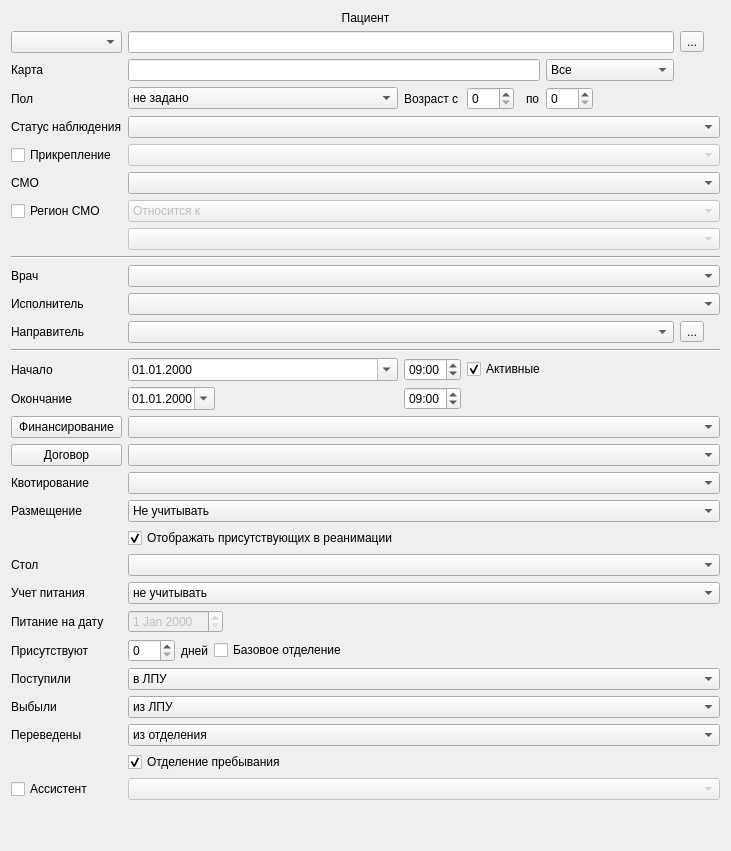
               <widget class="QWidget" name="tabFilterAllParams">
                <attribute name="title">
                 <string>Общие параметры</string>
                </attribute>
                <layout class="QGridLayout" name="gridLayout_20">
                 <item row="19" column="2" colspan="7">
                  <widget class="CQuotaComboBox" name="cmbQuotingType"/>
                 </item>
                 <item row="18" column="0" colspan="2">
                  <widget class="QPushButton" name="btnContract">
                   <property name="text">
                    <string>Договор</string>
                   </property>
                  </widget>
                 </item>
                 <item row="22" column="2" colspan="7">
                  <widget class="CRBComboBox" name="cmbFilterDiet"/>
                 </item>
                 <item row="19" column="0" colspan="2">
                  <widget class="QLabel" name="label_3">
                   <property name="text">
                    <string>Квотирование</string>
                   </property>
                  </widget>
                 </item>
                 <item row="20" column="2" colspan="7">
                  <widget class="QComboBox" name="cmbLocationClient">
                   <item>
                    <property name="text">
                     <string>Не учитывать</string>
                    </property>
                   </item>
                   <item>
                    <property name="text">
                     <string>Да</string>
                    </property>
                   </item>
                   <item>
                    <property name="text">
                     <string>Нет</string>
                    </property>
                   </item>
                  </widget>
                 </item>
                 <item row="10" column="0" colspan="9">
                  <widget class="Line" name="line">
                   <property name="orientation">
                    <enum>Qt::Horizontal</enum>
                   </property>
                  </widget>
                 </item>
                 <item row="33" column="2" colspan="7">
                  <widget class="QCheckBox" name="chkStayOrgStructure">
                   <property name="text">
                    <string>Отделение пребывания</string>
                   </property>
                   <property name="checked">
                    <bool>true</bool>
                   </property>
                  </widget>
                 </item>
                 <item row="8" column="2" colspan="7">
                  <widget class="QComboBox" name="cmbFilterRegionTypeSMO">
                   <property name="enabled">
                    <bool>false</bool>
                   </property>
                   <item>
                    <property name="text">
                     <string>Относится к</string>
                    </property>
                   </item>
                   <item>
                    <property name="text">
                     <string>Все, кроме</string>
                    </property>
                   </item>
                  </widget>
                 </item>
                 <item row="6" column="0" colspan="2">
                  <widget class="QCheckBox" name="chkAttachType">
                   <property name="text">
                    <string>Прикрепление</string>
                   </property>
                  </widget>
                 </item>
                 <item row="15" column="2">
                  <widget class="CDateEdit" name="edtFilterBegDate">
                   <property name="sizePolicy">
                    <sizepolicy hsizetype="Minimum" vsizetype="Fixed">
                     <horstretch>0</horstretch>
                     <verstretch>0</verstretch>
                    </sizepolicy>
                   </property>
                   <property name="displayFormat">
                    <string>dd.MM.yyyy</string>
                   </property>
                   <property name="calendarPopup">
                    <bool>true</bool>
                   </property>
                  </widget>
                 </item>
                 <item row="12" column="2" colspan="7">
                  <widget class="CPersonComboBoxEx" name="cmbPersonExec"/>
                 </item>
                 <item row="16" column="2">
                  <widget class="CDateEdit" name="edtFilterEndDate">
                   <property name="sizePolicy">
                    <sizepolicy hsizetype="Maximum" vsizetype="Fixed">
                     <horstretch>0</horstretch>
                     <verstretch>0</verstretch>
                    </sizepolicy>
                   </property>
                   <property name="displayFormat">
                    <string>dd.MM.yyyy</string>
                   </property>
                   <property name="calendarPopup">
                    <bool>true</bool>
                   </property>
                  </widget>
                 </item>
                 <item row="11" column="0" colspan="2">
                  <widget class="QLabel" name="lblPerson">
                   <property name="text">
                    <string>Врач</string>
                   </property>
                  </widget>
                 </item>
                 <item row="34" column="2" colspan="7">
                  <widget class="CPersonComboBoxEx" name="cmbAssistant">
                   <property name="enabled">
                    <bool>false</bool>
                   </property>
                  </widget>
                 </item>
                 <item row="13" column="0" colspan="2">
                  <widget class="QLabel" name="lblRelegateOrg">
                   <property name="text">
                    <string>Направитель</string>
                   </property>
                  </widget>
                 </item>
                 <item row="12" column="0" colspan="2">
                  <widget class="QLabel" name="lblPersonExec">
                   <property name="text">
                    <string>Исполнитель</string>
                   </property>
                  </widget>
                 </item>
                 <item row="18" column="2" colspan="7">
                  <widget class="CARMSContractTreeFindComboBox" name="cmbContract"/>
                 </item>
                 <item row="11" column="2" colspan="7">
                  <widget class="CPersonComboBoxEx" name="cmbPerson">
                   <property name="sizePolicy">
                    <sizepolicy hsizetype="Preferred" vsizetype="Preferred">
                     <horstretch>0</horstretch>
                     <verstretch>0</verstretch>
                    </sizepolicy>
                   </property>
                  </widget>
                 </item>
                 <item row="3" column="2" colspan="5">
                  <widget class="QLineEdit" name="edtFilterEventId"/>
                 </item>
                 <item row="4" column="4">
                  <widget class="QSpinBox" name="spbAgeFor">
                   <property name="maximum">
                    <number>150</number>
                   </property>
                  </widget>
                 </item>
                 <item row="4" column="2">
                  <widget class="QComboBox" name="cmbSex">
                   <item>
                    <property name="text">
                     <string>не задано</string>
                    </property>
                   </item>
                   <item>
                    <property name="text">
                     <string>М</string>
                    </property>
                   </item>
                   <item>
                    <property name="text">
                     <string>Ж</string>
                    </property>
                   </item>
                  </widget>
                 </item>
                 <item row="4" column="3">
                  <widget class="QLabel" name="lblAgePresence">
                   <property name="text">
                    <string>Возраст с</string>
                   </property>
                  </widget>
                 </item>
                 <item row="4" column="8">
                  <spacer name="horizontalSpacer_7">
                   <property name="orientation">
                    <enum>Qt::Horizontal</enum>
                   </property>
                   <property name="sizeHint" stdset="0">
                    <size>
                     <width>40</width>
                     <height>20</height>
                    </size>
                   </property>
                  </spacer>
                 </item>
                 <item row="3" column="8">
                  <spacer name="horizontalSpacer_10">
                   <property name="orientation">
                    <enum>Qt::Horizontal</enum>
                   </property>
                   <property name="sizeHint" stdset="0">
                    <size>
                     <width>40</width>
                     <height>20</height>
                    </size>
                   </property>
                  </spacer>
                 </item>
                 <item row="1" column="2" colspan="6">
                  <widget class="QLineEdit" name="edtFilterClientId"/>
                 </item>
                 <item row="4" column="6">
                  <widget class="QLabel" name="label_2">
                   <property name="text">
                    <string>по</string>
                   </property>
                  </widget>
                 </item>
                 <item row="0" column="0" colspan="9">
                  <widget class="QLabel" name="lblClient">
                   <property name="text">
                    <string>Пациент</string>
                   </property>
                   <property name="alignment">
                    <set>Qt::AlignCenter</set>
                   </property>
                  </widget>
                 </item>
                 <item row="22" column="0" colspan="2">
                  <widget class="QLabel" name="lblDiet">
                   <property name="text">
                    <string>Стол</string>
                   </property>
                  </widget>
                 </item>
                 <item row="23" column="2" colspan="7">
                  <widget class="QComboBox" name="cmbFeed">
                   <item>
                    <property name="text">
                     <string>не учитывать</string>
                    </property>
                   </item>
                   <item>
                    <property name="text">
                     <string>не назначено</string>
                    </property>
                   </item>
                   <item>
                    <property name="text">
                     <string>назначено</string>
                    </property>
                   </item>
                   <item>
                    <property name="text">
                     <string>отказ от питания</string>
                    </property>
                   </item>
                   <item>
                    <property name="text">
                     <string>учитывать</string>
                    </property>
                   </item>
                  </widget>
                 </item>
                 <item row="20" column="0" colspan="2">
                  <widget class="QLabel" name="lblLocationClient">
                   <property name="text">
                    <string>Размещение</string>
                   </property>
                  </widget>
                 </item>
                 <item row="23" column="0" colspan="2">
                  <widget class="QLabel" name="lblFeed">
                   <property name="text">
                    <string>Учет питания</string>
                   </property>
                  </widget>
                 </item>
                 <item row="24" column="0" colspan="2">
                  <widget class="QLabel" name="lblDateFeed">
                   <property name="text">
                    <string>Питание на дату</string>
                   </property>
                  </widget>
                 </item>
                 <item row="24" column="2" colspan="7">
                  <layout class="QHBoxLayout" name="horizontalLayout_4">
                   <item>
                    <widget class="CDateEdit" name="edtDateFeed">
                     <property name="enabled">
                      <bool>false</bool>
                     </property>
                     <property name="minimumSize">
                      <size>
                       <width>0</width>
                       <height>0</height>
                      </size>
                     </property>
                    </widget>
                   </item>
                   <item>
                    <spacer name="horizontalSpacer_5">
                     <property name="orientation">
                      <enum>Qt::Horizontal</enum>
                     </property>
                     <property name="sizeHint" stdset="0">
                      <size>
                       <width>40</width>
                       <height>20</height>
                      </size>
                     </property>
                    </spacer>
                   </item>
                  </layout>
                 </item>
                 <item row="30" column="2" colspan="7">
                  <widget class="QComboBox" name="cmbReceived">
                   <item>
                    <property name="text">
                     <string>в ЛПУ</string>
                    </property>
                   </item>
                   <item>
                    <property name="text">
                     <string>в отделение</string>
                    </property>
                   </item>
                   <item>
                    <property name="text">
                     <string>в приемное отделение</string>
                    </property>
                   </item>
                   <item>
                    <property name="text">
                     <string>без движения</string>
                    </property>
                   </item>
                   <item>
                    <property name="text">
                     <string>в амбулаторию</string>
                    </property>
                   </item>
                   <item>
                    <property name="text">
                     <string>без уточнения</string>
                    </property>
                   </item>
                  </widget>
                 </item>
                 <item row="31" column="2" colspan="7">
                  <widget class="QComboBox" name="cmbLeaved">
                   <item>
                    <property name="text">
                     <string>из ЛПУ</string>
                    </property>
                   </item>
                   <item>
                    <property name="text">
                     <string>без выписки</string>
                    </property>
                   </item>
                   <item>
                    <property name="text">
                     <string>из отделений</string>
                    </property>
                   </item>
                   <item>
                    <property name="text">
                     <string>после госпитализации</string>
                    </property>
                   </item>
                   <item>
                    <property name="text">
                     <string>без госпитализации</string>
                    </property>
                   </item>
                  </widget>
                 </item>
                 <item row="27" column="2" colspan="7">
                  <layout class="QHBoxLayout" name="horizontalLayout_7">
                   <item>
                    <widget class="QSpinBox" name="edtPresenceDayValue">
                     <property name="maximum">
                      <number>999</number>
                     </property>
                    </widget>
                   </item>
                   <item>
                    <widget class="QLabel" name="lblDay">
                     <property name="text">
                      <string>дней</string>
                     </property>
                    </widget>
                   </item>
                   <item>
                    <widget class="QCheckBox" name="chkDefaultOrgStructure">
                     <property name="text">
                      <string>Базовое отделение</string>
                     </property>
                    </widget>
                   </item>
                   <item>
                    <spacer name="horizontalSpacer_2">
                     <property name="orientation">
                      <enum>Qt::Horizontal</enum>
                     </property>
                     <property name="sizeHint" stdset="0">
                      <size>
                       <width>40</width>
                       <height>20</height>
                      </size>
                     </property>
                    </spacer>
                   </item>
                  </layout>
                 </item>
                 <item row="27" column="0" colspan="2">
                  <widget class="QLabel" name="lblPresenceDay">
                   <property name="text">
                    <string>Присутствуют</string>
                   </property>
                  </widget>
                 </item>
                 <item row="31" column="0" colspan="2">
                  <widget class="QLabel" name="lblLeaved">
                   <property name="text">
                    <string>Выбыли</string>
                   </property>
                  </widget>
                 </item>
                 <item row="32" column="0" colspan="2">
                  <widget class="QLabel" name="lblTransfer">
                   <property name="text">
                    <string>Переведены</string>
                   </property>
                  </widget>
                 </item>
                 <item row="32" column="2" colspan="7">
                  <widget class="QComboBox" name="cmbTransfer">
                   <item>
                    <property name="text">
                     <string>из отделения</string>
                    </property>
                   </item>
                   <item>
                    <property name="text">
                     <string>в отделение</string>
                    </property>
                   </item>
                  </widget>
                 </item>
                 <item row="4" column="7">
                  <widget class="QSpinBox" name="spbAgeTo">
                   <property name="sizePolicy">
                    <sizepolicy hsizetype="Fixed" vsizetype="Fixed">
                     <horstretch>0</horstretch>
                     <verstretch>0</verstretch>
                    </sizepolicy>
                   </property>
                   <property name="minimum">
                    <number>0</number>
                   </property>
                   <property name="maximum">
                    <number>150</number>
                   </property>
                  </widget>
                 </item>
                 <item row="30" column="0" colspan="2">
                  <widget class="QLabel" name="lblReceived">
                   <property name="text">
                    <string>Поступили</string>
                   </property>
                  </widget>
                 </item>
                 <item row="4" column="0" colspan="2">
                  <widget class="QLabel" name="lblSexPresence">
                   <property name="text">
                    <string>Пол</string>
                   </property>
                  </widget>
                 </item>
                 <item row="1" column="8">
                  <widget class="QToolButton" name="btnFindClientInfo">
                   <property name="text">
                    <string>...</string>
                   </property>
                  </widget>
                 </item>
                 <item row="7" column="0" colspan="2">
                  <widget class="QLabel" name="lblPerson_2">
                   <property name="text">
                    <string>СМО</string>
                   </property>
                  </widget>
                 </item>
                 <item row="5" column="0" colspan="2">
                  <widget class="QLabel" name="lblStatusObservation">
                   <property name="text">
                    <string>Статус наблюдения</string>
                   </property>
                  </widget>
                 </item>
                 <item row="8" column="0" colspan="2">
                  <widget class="QCheckBox" name="chkFilterRegionSMO">
                   <property name="text">
                    <string>Регион СМО</string>
                   </property>
                  </widget>
                 </item>
                 <item row="1" column="0" colspan="2">
                  <widget class="CRBComboBox" name="cmbFilterAccountingSystem"/>
                 </item>
                 <item row="3" column="0" colspan="2">
                  <widget class="QLabel" name="lblFilterEventId">
                   <property name="text">
                    <string>Карта</string>
                   </property>
                  </widget>
                 </item>
                 <item row="16" column="4" colspan="5">
                  <spacer name="horizontalSpacer_4">
                   <property name="orientation">
                    <enum>Qt::Horizontal</enum>
                   </property>
                   <property name="sizeHint" stdset="0">
                    <size>
                     <width>100</width>
                     <height>21</height>
                    </size>
                   </property>
                  </spacer>
                 </item>
                 <item row="16" column="3">
                  <widget class="QTimeEdit" name="edtFilterEndTime">
                   <property name="sizePolicy">
                    <sizepolicy hsizetype="Maximum" vsizetype="Fixed">
                     <horstretch>0</horstretch>
                     <verstretch>0</verstretch>
                    </sizepolicy>
                   </property>
                   <property name="displayFormat">
                    <string>HH:mm</string>
                   </property>
                   <property name="time">
                    <time>
                     <hour>9</hour>
                     <minute>0</minute>
                     <second>0</second>
                    </time>
                   </property>
                  </widget>
                 </item>
                 <item row="17" column="2" colspan="7">
                  <widget class="CRBComboBox" name="cmbFinance"/>
                 </item>
                 <item row="9" column="2" colspan="7">
                  <widget class="CKLADRComboBox" name="cmbFilterRegionSMO">
                   <property name="enabled">
                    <bool>false</bool>
                   </property>
                  </widget>
                 </item>
                 <item row="36" column="8">
                  <spacer name="verticalSpacer_3">
                   <property name="orientation">
                    <enum>Qt::Vertical</enum>
                   </property>
                   <property name="sizeHint" stdset="0">
                    <size>
                     <width>20</width>
                     <height>40</height>
                    </size>
                   </property>
                  </spacer>
                 </item>
                 <item row="15" column="0" colspan="2">
                  <widget class="QLabel" name="lblFilterBegDate">
                   <property name="text">
                    <string>Начало</string>
                   </property>
                  </widget>
                 </item>
                 <item row="3" column="7">
                  <widget class="QComboBox" name="cmbEventClosedType">
                   <item>
                    <property name="text">
                     <string>Все</string>
                    </property>
                   </item>
                   <item>
                    <property name="text">
                     <string>Только закрытые</string>
                    </property>
                   </item>
                   <item>
                    <property name="text">
                     <string>Только открытые</string>
                    </property>
                   </item>
                  </widget>
                 </item>
                 <item row="14" column="0" colspan="9">
                  <widget class="Line" name="line_2">
                   <property name="orientation">
                    <enum>Qt::Horizontal</enum>
                   </property>
                  </widget>
                 </item>
                 <item row="16" column="0" colspan="2">
                  <widget class="QLabel" name="lblFilterEndDate">
                   <property name="text">
                    <string>Окончание</string>
                   </property>
                  </widget>
                 </item>
                 <item row="15" column="4" colspan="5">
                  <widget class="QCheckBox" name="chkPresenceActionActiviti">
                   <property name="toolTip">
                    <string>При выборе данного параметра отображаются только открытые Действия Движения</string>
                   </property>
                   <property name="text">
                    <string>Активные</string>
                   </property>
                   <property name="checked">
                    <bool>true</bool>
                   </property>
                  </widget>
                 </item>
                 <item row="6" column="2" colspan="7">
                  <widget class="CRBComboBox" name="cmbAttachType">
                   <property name="enabled">
                    <bool>false</bool>
                   </property>
                  </widget>
                 </item>
                 <item row="7" column="2" colspan="7">
                  <widget class="CInsurerComboBox" name="cmbOrg"/>
                 </item>
                 <item row="15" column="3">
                  <widget class="QTimeEdit" name="edtFilterBegTime">
                   <property name="sizePolicy">
                    <sizepolicy hsizetype="Maximum" vsizetype="Fixed">
                     <horstretch>0</horstretch>
                     <verstretch>0</verstretch>
                    </sizepolicy>
                   </property>
                   <property name="displayFormat">
                    <string>HH:mm</string>
                   </property>
                   <property name="time">
                    <time>
                     <hour>9</hour>
                     <minute>0</minute>
                     <second>0</second>
                    </time>
                   </property>
                  </widget>
                 </item>
                 <item row="34" column="0" colspan="2">
                  <widget class="QCheckBox" name="chkAssistant">
                   <property name="text">
                    <string>Ассистент</string>
                   </property>
                  </widget>
                 </item>
                 <item row="13" column="8">
                  <widget class="QToolButton" name="btnSelectRelegateOrg">
                   <property name="text">
                    <string>...</string>
                   </property>
                  </widget>
                 </item>
                 <item row="5" column="2" colspan="7">
                  <widget class="CRBComboBox" name="cmbStatusObservation"/>
                 </item>
                 <item row="17" column="0" colspan="2">
                  <widget class="QPushButton" name="btnFinance">
                   <property name="text">
                    <string>Финансирование</string>
                   </property>
                   <property name="checked">
                    <bool>false</bool>
                   </property>
                  </widget>
                 </item>
                 <item row="13" column="2" colspan="6">
                  <widget class="CPolyclinicComboBox" name="cmbRelegateOrg"/>
                 </item>
                 <item row="21" column="2">
                  <widget class="QCheckBox" name="chkShowLocatedInReanimation">
                   <property name="text">
                    <string>Отображать присутствующих в реанимации</string>
                   </property>
                   <property name="checked">
                    <bool>true</bool>
                   </property>
                  </widget>
                 </item>
                </layout>
               </widget>
